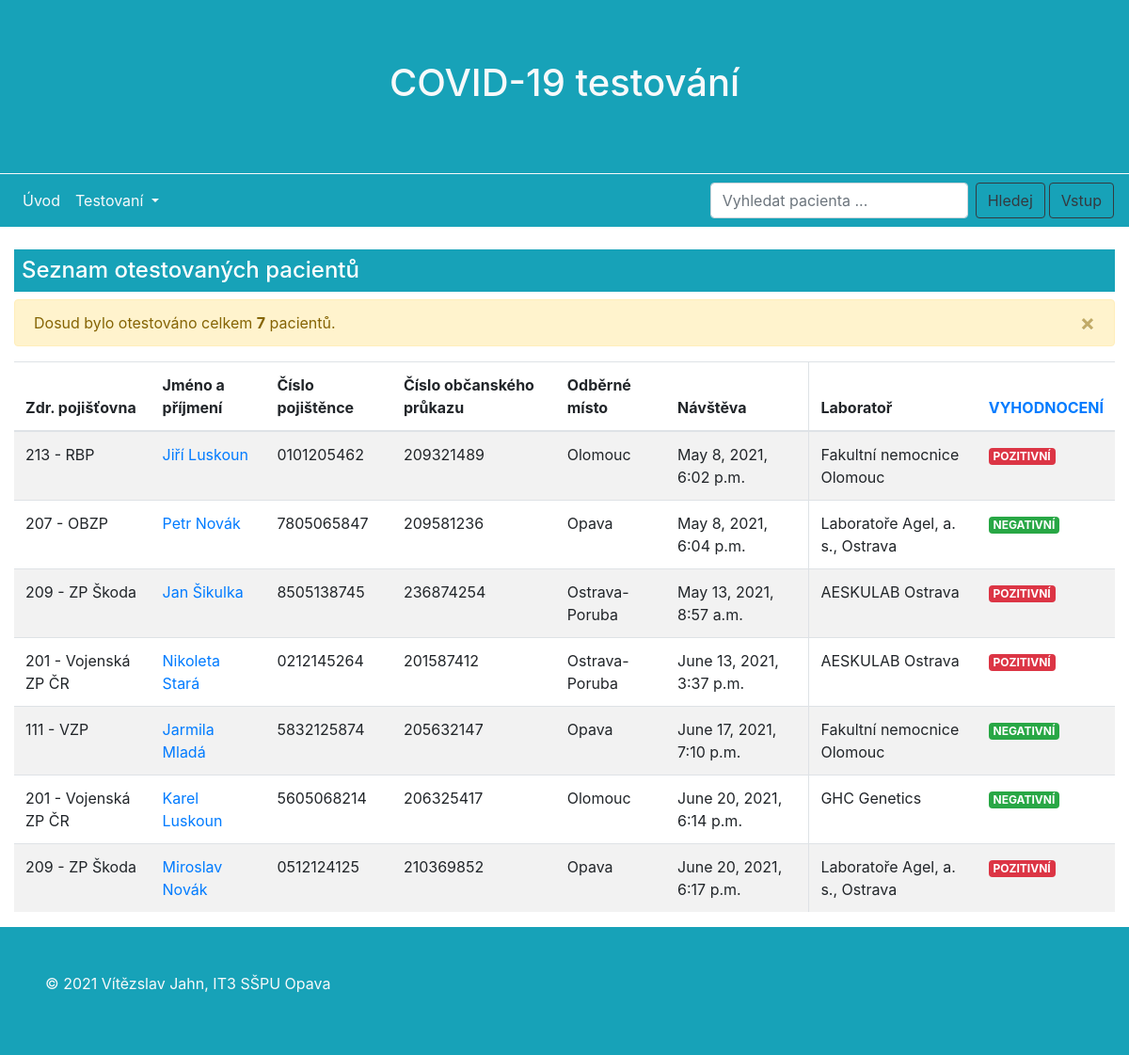
Screenshot of /covid/testy/ with the database file from the repository.
### covidtest/models.py (models this page shows, shortened)
class Pojistenec(models.Model):
    cislo_pojistence = models.CharField(validators=[is_number], verbose_name="Číslo pojištěnce", max_length=10, unique=True)
    osoba = models.OneToOneField(Osoba, on_delete=models.CASCADE)
    zp = models.ForeignKey(Pojistovna, on_delete=models.CASCADE)
    class Meta:
        ordering = ["cislo_pojistence"]
    '''
    def get_absolute_url(self):
        return reverse('test-create')
    '''

class Pojistovna(models.Model):
    POJISTOVNY = (
        ('111 - VZP', '111 - VZP'),
        ('201 - Vojenská ZP ČR', '201 - Vojenská ZP ČR'),
        ('205 - ČPZP', '205 - ČPZP'),
        ('207 - OBZP', '207 - OBZP'),
        ('209 - ZP Škoda', '209 - ZP Škoda'),
        ('211 - ZPMVČR', '211 - ZPMVČR'),
        ('213 - RBP', '213 - RBP'),
    )
    pojistovna = models.CharField(max_length=20, choices=POJISTOVNY, default='111 - VZP', verbose_name="Zdravotní pojišťovna")

class Test(models.Model):
    navsteva = models.DateTimeField(auto_now_add=True, verbose_name="Čas návštěvy") # Zajistí aktuální časové razítko
    HODNOTY = (
        ("pozitivní", "pozitivní"),
        ("negativní", "negativní")
    )
    vyhodnoceni = models.CharField(max_length=9, choices=HODNOTY, verbose_name="Vyhodnocení testu")
    poznamka = models.TextField(blank=True, null=True, verbose_name="Poznámka")
    osoba = models.ForeignKey(Osoba, on_delete=models.CASCADE, verbose_name="Osoba")
    misto = models.ForeignKey(Misto, on_delete=models.CASCADE, verbose_name="Místo provedení testu")
    laborator = models.ForeignKey(Laborator, on_delete=models.CASCADE, verbose_name="Laboratoř")
    class Meta:
        ordering = ["-vyhodnoceni"]
    def get_absolute_url(self):
        return reverse('index')
    '''
    # Po vložení záznamu testu (poslední fáze údajů o osobě) bude stránka přesměrována na seznam všech otestovaných
    def get_absolute_url(self):
        return reverse('seznam_testu')
    '''

class Osoba(models.Model):
    jmeno = models.CharField(max_length=100, verbose_name="Křestní jméno")
    prijmeni = models.CharField(max_length=100, verbose_name="Příjmení")
    datum_narozeni = models.DateField(help_text="Zadejte datum narození ve formátu <em>YYYY-MM - DD.</em>",
                                      verbose_name="Datum narození")
    rodne_cislo = models.CharField(unique=True, max_length=10, validators=[is_number], verbose_name="Rodné číslo",
                                   help_text="Zadejte rodné číslo bez lomítka.")
    cislo_op = models.PositiveIntegerField(unique=True, validators=[MaxValueValidator(999999999)], verbose_name="Číslo OP",
                                           help_text="Pokud se jedná o nezletilou osobu, která nevlastní OP, zadejte OP zák. zástupce")
    mesto = models.CharField(max_length=200, verbose_name="Město")
    ulice = models.CharField(max_length=220, verbose_name="Ulice včetně č. p.")
    psc = models.PositiveIntegerField(validators=[MaxValueValidator(99999), MinValueValidator(10000)], verbose_name="PSČ")
    tel_cislo = models.PositiveIntegerField(validators=[MaxValueValidator(999999999), MinValueValidator(111111111)],
                                            verbose_name="Telefonní číslo")
    email = models.EmailField(max_length=254, unique=True, blank=True, null=True, verbose_name="E-mail")
    class Meta:
        ordering = ["prijmeni"]
    '''
    def get_absolute_url(self):
        return reverse('pojistenec-create')
    '''
    ''' Při stisknutí tlačítka "Uložit" dojde automaticky k přesměrování na stránku k sestavení údajů
        o pojištěné osobě.
    '''
    '''
    def get_absolute_url(self):
        return reverse('pojistenec-create')
'''

class Misto(models.Model):
    zemepisna_sirka = models.FloatField(validators=[MinValueValidator(-90), MaxValueValidator(90)],
                                        verbose_name="Zeměpisná šířka")
    zemepisna_delka = models.FloatField(validators=[MinValueValidator(-180), MaxValueValidator(180)],
                                        verbose_name="Zeměpisná délka")
    mesto = models.CharField(max_length=250, verbose_name="Město odběrného místa", null=True, blank=True)

class Laborator(models.Model):
    nazev = models.CharField(verbose_name="Název laboratoře", max_length=200)
    class Meta:
        ordering = ["nazev"]

### covidtest/views.py (the view)
# urls.py: path('testy/', views.nakazeni_view, name='seznam_testu'),
def nakazeni_view(request):
    num_pojistencu = Pojistenec.objects.all().count()
    pojistenec = Pojistenec.objects.order_by('zp')
    num_test = Test.objects.all().count()
    test = Test.objects.order_by('navsteva')
    context = {
        'num_pojistencu': num_pojistencu,
        'pojistenec': pojistenec,
        'num_test': num_test,
        'test': test,
    }
    return render(request, 'stranky/test_list.html', context=context)

### covidtest/templates/stranky/test_list.html (shortened to what this page needs)
{% extends "base.html" %}
{% block content %}
<h4 class="text-left bg-info text-white p-2 mb-2">
    Seznam otestovaných pacientů
</h4>
<div class="alert alert-warning alert-dismissible fade show" role="alert">
  Dosud bylo otestováno celkem <strong>{{num_test}}</strong> pacientů.
  <button type="button" class="close" data-dismiss="alert" aria-label="Close">
    <span aria-hidden="true">&times;</span>
  </button>
</div>
<div>
    <table class="table table-striped">
  <thead>
    <tr>
      <th scope="col">Zdr. pojišťovna</th>
      <th scope="col">Jméno a příjmení</th>
      <th scope="col">Číslo pojištěnce</th>
      <th scope="col">Číslo občanského průkazu</th>
      <th scope="col">Odběrné místo</th>
        <th scope="col">Návštěva</th>
      <th scope="col" class="border-left">Laboratoř</th>
        <th scope="col" class="text-primary">VYHODNOCENÍ</th>
    </tr>
  </thead>
  <tbody>
  {% for pacient in test %}
    <tr>
      {% for poj in pojistenec %}
      {% if poj.osoba.cislo_op == pacient.osoba.cislo_op %}
        <td>{{ poj.zp.pojistovna }}</td>
      {% endif %}
      {% endfor %}
      <td><a href="{% url 'pacient-detail' pacient.osoba.pk%}">{{ pacient.osoba.jmeno }} {{ pacient.osoba.prijmeni}}</a></td>
      {% for poj in pojistenec %}
      {% if poj.osoba.cislo_op == pacient.osoba.cislo_op %}
        <td>{{ poj.cislo_pojistence }}</td>
      {% endif %}
      {% endfor %}
      <td>{{ pacient.osoba.cislo_op }}</td>
      <td>{{ pacient.misto.mesto }}</td>
      <td>{{ pacient.navsteva }}</td>
      <td class="border-left">{{ pacient.laborator.nazev }}</td>
      {% if pacient.vyhodnoceni == 'pozitivní' %}
      <td class="text-danger font-weight-bold"><span class="badge badge-danger text-white">POZITIVNÍ</span></td>
      {% else %}
      <td class="text-success font-weight-bold"><span class="badge badge-success text-white">NEGATIVNÍ</span></td>
      {% endif %}
    </tr>
    {% endfor %}
  </tbody>
</table>
</div>
{% endblock %}

### rows the page displays
Test: osoba.jmeno "Jiří", osoba.prijmeni "Luskoun", osoba.cislo_op "209321489", misto.mesto "Olomouc", navsteva "May 8, 2021, 6:02 p.m.", laborator.nazev "Fakultní nemocnice Olomouc", vyhodnoceni "POZITIVNÍ"
Pojistenec: zp.pojistovna "213 - RBP", cislo_pojistence "0101205462"
Test: osoba.jmeno "Petr", osoba.prijmeni "Novák", osoba.cislo_op "209581236", misto.mesto "Opava", navsteva "May 8, 2021, 6:04 p.m.", laborator.nazev "Laboratoře Agel, a. s., Ostrava", vyhodnoceni "NEGATIVNÍ"
Pojistenec: zp.pojistovna "207 - OBZP", cislo_pojistence "7805065847"
Test: osoba.jmeno "Jan", osoba.prijmeni "Šikulka", osoba.cislo_op "236874254", misto.mesto "Ostrava-Poruba", navsteva "May 13, 2021, 8:57 a.m.", laborator.nazev "AESKULAB Ostrava", vyhodnoceni "POZITIVNÍ"
Pojistenec: zp.pojistovna "209 - ZP Škoda", cislo_pojistence "8505138745"
Test: osoba.jmeno "Nikoleta", osoba.prijmeni "Stará", osoba.cislo_op "201587412", misto.mesto "Ostrava-Poruba", navsteva "June 13, 2021, 3:37 p.m.", laborator.nazev "AESKULAB Ostrava", vyhodnoceni "POZITIVNÍ"
Pojistenec: zp.pojistovna "201 - Vojenská ZP ČR", cislo_pojistence "0212145264"
Test: osoba.jmeno "Jarmila", osoba.prijmeni "Mladá", osoba.cislo_op "205632147", misto.mesto "Opava", navsteva "June 17, 2021, 7:10 p.m.", laborator.nazev "Fakultní nemocnice Olomouc", vyhodnoceni "NEGATIVNÍ"
Pojistenec: zp.pojistovna "111 - VZP", cislo_pojistence "5832125874"
Test: osoba.jmeno "Karel", osoba.prijmeni "Luskoun", osoba.cislo_op "206325417", misto.mesto "Olomouc", navsteva "June 20, 2021, 6:14 p.m.", laborator.nazev "GHC Genetics", vyhodnoceni "NEGATIVNÍ"
Pojistenec: zp.pojistovna "201 - Vojenská ZP ČR", cislo_pojistence "5605068214"
Test: osoba.jmeno "Miroslav", osoba.prijmeni "Novák", osoba.cislo_op "210369852", misto.mesto "Opava", navsteva "June 20, 2021, 6:17 p.m.", laborator.nazev "Laboratoře Agel, a. s., Ostrava", vyhodnoceni "POZITIVNÍ"
Pojistenec: zp.pojistovna "209 - ZP Škoda", cislo_pojistence "0512124125"

### other values shown
{{ num_test }} "7"
